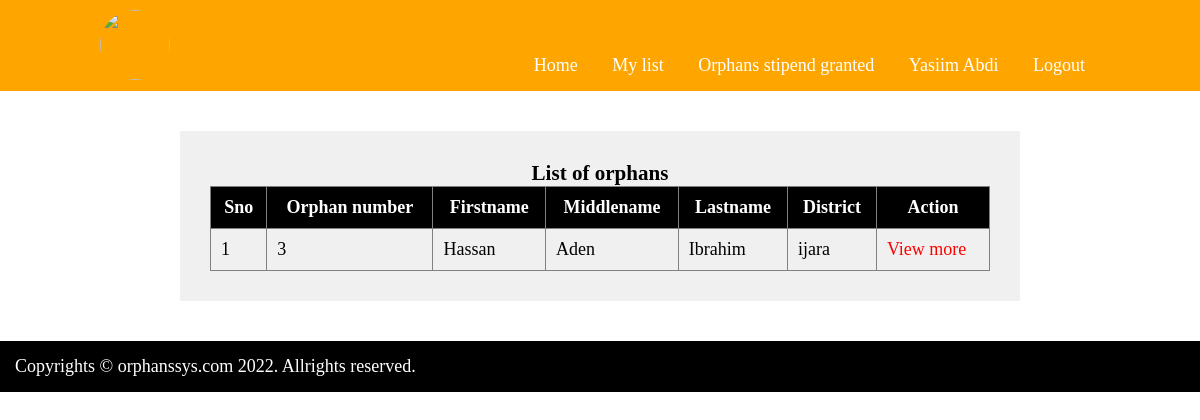
Page /mylist.php (signed in) on the earlier database version.
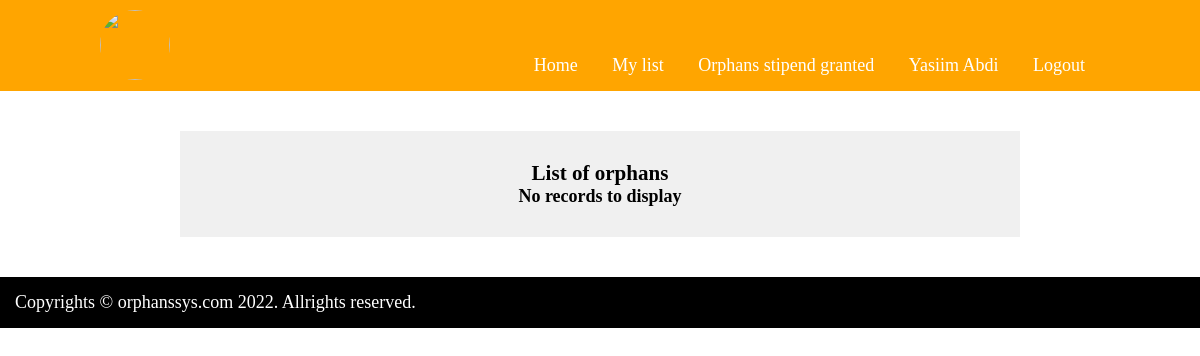
Same page on the later database version.
### tables this page shows
CREATE TABLE `orphans` (
  `id` int(11) NOT NULL,
  `onum` int(11) NOT NULL,
  `firstname` varchar(30) NOT NULL,
  `middlename` varchar(30) NOT NULL,
  `lastname` varchar(30) NOT NULL,
  `dob` varchar(30) NOT NULL,
  `age` int(2) NOT NULL,
  `bcertno` varchar(100) NOT NULL,
  `address` text NOT NULL,
  `district` varchar(100) NOT NULL,
  `gname` varchar(100) NOT NULL,
  `gcontacts` varchar(30) NOT NULL,
  `bcert` longblob NOT NULL,
  `dcert` longblob NOT NULL,
  `natid` longblob NOT NULL,
  `photo` longblob NOT NULL,
  `representative` varchar(100) NOT NULL,
  `date_reg` varchar(100) NOT NULL,
  `donor` varchar(100) NOT NULL DEFAULT 'No donor'
);

### mylist.php (the view, shortened to what this page needs)
<?php
include('head.php');
include('dbcon.php');
?>
<!DOCTYPE html>
<html>
<head>
	<link rel="stylesheet" type="text/css" href="styles.css">
</head>
<body>
	<div class="main">
		<h3>List of orphans</h3>
		<?php
			$representative = $_SESSION['email'];
			$retrieve = mysqli_query($con, "select * from orphans where representative='$representative' ");
			if(mysqli_num_rows($retrieve)==0){
				echo "<h4>No records to display</h4>";
			}
			else{
				echo "<table border='1'>";
					echo "<tr> <th>Sno</th> <th>Orphan number</th> <th>Firstname</th> <th>Middlename</th> <th>Lastname</th> <th>District</th> <th>Action</th> </tr>";
				$sno = 1;
				while($row = mysqli_fetch_array($retrieve)){
					echo "<tr>";
						$id = $row['id'];
						echo "<td>".$sno."</td>";
						echo "<td>".$row['onum']."</td>";
						echo "<td>".$row['firstname']."</td>";
						echo "<td>".$row['middlename']."</td>";
						echo "<td>".$row['lastname']."</td>";
						echo "<td>".$row['district']."</td>";
						echo "<td> <a href='view.php?id=$id'>View more</a> </td>";
					echo "</tr>";
					$sno++;
				}
				echo "</table>";
			}
		?>
	</div>
</body>
</html>
<?php include('footer.php'); ?>

Differences in the rows shown:
removed orphans: onum "3", firstname "Hassan", middlename "Aden", lastname "Ibrahim", district "ijara"
Other differences:
text no longer shown: "Sno Orphan number Firstname Middlename Lastname District Action"
text now shown: "No records to display"
